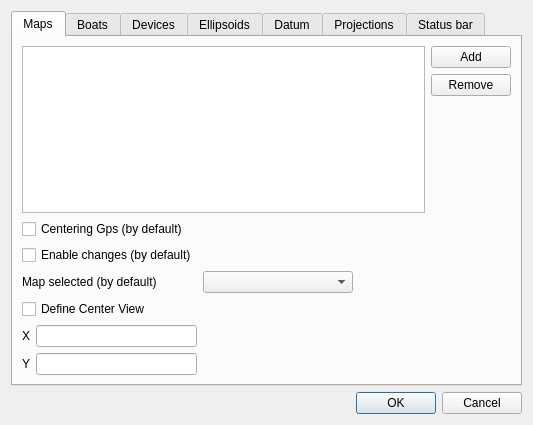
<?xml version="1.0" encoding="UTF-8"?>
<ui version="4.0">
 <class>SettingsDialog</class>
 <widget class="QDialog" name="SettingsDialog">
  <property name="geometry">
   <rect>
    <x>0</x>
    <y>0</y>
    <width>533</width>
    <height>425</height>
   </rect>
  </property>
  <property name="minimumSize">
   <size>
    <width>533</width>
    <height>425</height>
   </size>
  </property>
  <property name="maximumSize">
   <size>
    <width>533</width>
    <height>425</height>
   </size>
  </property>
  <property name="windowTitle">
   <string>Settings</string>
  </property>
  <property name="locale">
   <locale language="English" country="UnitedStates"/>
  </property>
  <layout class="QGridLayout" name="gridLayout_5">
   <item row="2" column="0">
    <widget class="QDialogButtonBox" name="buttonBox">
     <property name="orientation">
      <enum>Qt::Horizontal</enum>
     </property>
     <property name="standardButtons">
      <set>QDialogButtonBox::Cancel|QDialogButtonBox::Ok</set>
     </property>
    </widget>
   </item>
   <item row="1" column="0">
    <widget class="QTabWidget" name="tabWidget">
     <property name="currentIndex">
      <number>0</number>
     </property>
     <widget class="QWidget" name="wMaps">
      <attribute name="title">
       <string>Maps</string>
      </attribute>
      <layout class="QGridLayout" name="gridLayout_6">
       <item row="5" column="2" colspan="2">
        <spacer name="hsMaps2">
         <property name="orientation">
          <enum>Qt::Horizontal</enum>
         </property>
         <property name="sizeHint" stdset="0">
          <size>
           <width>220</width>
           <height>20</height>
          </size>
         </property>
        </spacer>
       </item>
       <item row="1" column="0" colspan="2">
        <widget class="QCheckBox" name="cbMapsCenteringGps">
         <property name="text">
          <string>Centering Gps (by default)</string>
         </property>
        </widget>
       </item>
       <item row="0" column="0" colspan="4">
        <layout class="QGridLayout" name="glMaps">
         <item row="0" column="0" rowspan="3">
          <widget class="QListWidget" name="lMaps"/>
         </item>
         <item row="1" column="1">
          <widget class="QPushButton" name="pbMapRemove">
           <property name="text">
            <string>Remove</string>
           </property>
          </widget>
         </item>
         <item row="2" column="1">
          <spacer name="sMaps">
           <property name="orientation">
            <enum>Qt::Vertical</enum>
           </property>
           <property name="sizeHint" stdset="0">
            <size>
             <width>20</width>
             <height>40</height>
            </size>
           </property>
          </spacer>
         </item>
         <item row="0" column="1">
          <widget class="QPushButton" name="pbMapAdd">
           <property name="text">
            <string>Add</string>
           </property>
          </widget>
         </item>
        </layout>
       </item>
       <item row="3" column="3">
        <spacer name="hsMaps1">
         <property name="orientation">
          <enum>Qt::Horizontal</enum>
         </property>
         <property name="sizeHint" stdset="0">
          <size>
           <width>58</width>
           <height>20</height>
          </size>
         </property>
        </spacer>
       </item>
       <item row="2" column="0" colspan="2">
        <widget class="QCheckBox" name="cbMapsEnableChanges">
         <property name="text">
          <string>Enable changes (by default)</string>
         </property>
        </widget>
       </item>
       <item row="5" column="1">
        <widget class="QLineEdit" name="leMapsCenterViewX"/>
       </item>
       <item row="5" column="0">
        <widget class="QLabel" name="lMapsCenterViewX">
         <property name="text">
          <string>X</string>
         </property>
        </widget>
       </item>
       <item row="3" column="0" colspan="2">
        <widget class="QLabel" name="lMapsDefault">
         <property name="text">
          <string>Map selected (by default)</string>
         </property>
        </widget>
       </item>
       <item row="4" column="0" colspan="2">
        <widget class="QCheckBox" name="cbMapsCenterView">
         <property name="text">
          <string>Define Center View</string>
         </property>
        </widget>
       </item>
       <item row="6" column="1">
        <widget class="QLineEdit" name="leMapsCenterViewY"/>
       </item>
       <item row="6" column="0">
        <widget class="QLabel" name="lMapsCenterViewY">
         <property name="text">
          <string>Y</string>
         </property>
        </widget>
       </item>
       <item row="3" column="2">
        <widget class="QComboBox" name="cbMapsDefault">
         <property name="minimumSize">
          <size>
           <width>150</width>
           <height>0</height>
          </size>
         </property>
        </widget>
       </item>
      </layout>
     </widget>
     <widget class="QWidget" name="wBoats">
      <attribute name="title">
       <string>Boats</string>
      </attribute>
      <layout class="QGridLayout" name="gridLayout_7">
       <item row="0" column="0" rowspan="3">
        <widget class="QListWidget" name="lBoats"/>
       </item>
       <item row="0" column="1">
        <widget class="QPushButton" name="pbBoatAdd">
         <property name="text">
          <string>Add</string>
         </property>
        </widget>
       </item>
       <item row="1" column="1">
        <widget class="QPushButton" name="pbBoatRemove">
         <property name="text">
          <string>Remove</string>
         </property>
        </widget>
       </item>
       <item row="2" column="1">
        <spacer name="verticalSpacer">
         <property name="orientation">
          <enum>Qt::Vertical</enum>
         </property>
         <property name="sizeHint" stdset="0">
          <size>
           <width>20</width>
           <height>323</height>
          </size>
         </property>
        </spacer>
       </item>
      </layout>
     </widget>
     <widget class="QWidget" name="wDevices">
      <attribute name="title">
       <string>Devices</string>
      </attribute>
      <layout class="QGridLayout" name="gridLayout">
       <item row="0" column="2">
        <widget class="QGroupBox" name="gbDevicesSonar">
         <property name="enabled">
          <bool>false</bool>
         </property>
         <property name="title">
          <string>Sounder</string>
         </property>
         <layout class="QGridLayout" name="gridLayout_4">
          <item row="3" column="0">
           <widget class="QLabel" name="lDevicesSonarStopBit">
            <property name="text">
             <string>Stop bit</string>
            </property>
           </widget>
          </item>
          <item row="4" column="0">
           <widget class="QLabel" name="lDevicesSonarParity">
            <property name="text">
             <string>Parity</string>
            </property>
           </widget>
          </item>
          <item row="2" column="1">
           <widget class="QComboBox" name="cbDevicesSonarDataBits"/>
          </item>
          <item row="5" column="0">
           <widget class="QLabel" name="lDevicesSonarFlowControl">
            <property name="text">
             <string>Flow control</string>
            </property>
           </widget>
          </item>
          <item row="0" column="0">
           <widget class="QLabel" name="lDevicesSonarName">
            <property name="text">
             <string>Name</string>
            </property>
           </widget>
          </item>
          <item row="1" column="0">
           <widget class="QLabel" name="lDevicesSonarBauds">
            <property name="text">
             <string>Baudrates</string>
            </property>
           </widget>
          </item>
          <item row="1" column="1">
           <widget class="QComboBox" name="cbDevicesSonarBauds">
            <property name="minimumSize">
             <size>
              <width>100</width>
              <height>0</height>
             </size>
            </property>
           </widget>
          </item>
          <item row="2" column="0">
           <widget class="QLabel" name="lDevicesSonarDataBits">
            <property name="text">
             <string>Data bits</string>
            </property>
           </widget>
          </item>
          <item row="6" column="0" colspan="2">
           <widget class="QCheckBox" name="cbDevicesSonarEnable">
            <property name="text">
             <string>Enable Sounder</string>
            </property>
           </widget>
          </item>
          <item row="0" column="1">
           <widget class="QLineEdit" name="leDevicesSonarName"/>
          </item>
          <item row="3" column="1">
           <widget class="QComboBox" name="cbDevicesSonarStopBit"/>
          </item>
          <item row="4" column="1">
           <widget class="QComboBox" name="cbDevicesSonarParity"/>
          </item>
          <item row="5" column="1">
           <widget class="QComboBox" name="cbDevicesSonarFlowControl"/>
          </item>
         </layout>
        </widget>
       </item>
       <item row="0" column="0" colspan="2">
        <widget class="QGroupBox" name="gbDevicesGps">
         <property name="title">
          <string>Gps</string>
         </property>
         <layout class="QGridLayout" name="gridLayout_2">
          <item row="2" column="0">
           <widget class="QLabel" name="lDevicesGpsDataBits">
            <property name="text">
             <string>Data bits</string>
            </property>
           </widget>
          </item>
          <item row="4" column="0">
           <widget class="QLabel" name="lDevicesGpsParity">
            <property name="text">
             <string>Parity</string>
            </property>
           </widget>
          </item>
          <item row="2" column="1">
           <widget class="QComboBox" name="cbDevicesGpsDataBits"/>
          </item>
          <item row="0" column="0">
           <widget class="QLabel" name="lDevicesGpsName">
            <property name="text">
             <string>Name</string>
            </property>
           </widget>
          </item>
          <item row="0" column="1">
           <widget class="QLineEdit" name="leDevicesGpsName"/>
          </item>
          <item row="6" column="0" colspan="2">
           <widget class="QCheckBox" name="cbDevicesGpsEnable">
            <property name="text">
             <string>Enable GPS</string>
            </property>
           </widget>
          </item>
          <item row="3" column="0">
           <widget class="QLabel" name="lDevicesGpsStopBit">
            <property name="text">
             <string>Stop bit</string>
            </property>
           </widget>
          </item>
          <item row="1" column="0">
           <widget class="QLabel" name="lDevicesGpsBauds">
            <property name="text">
             <string>Baudrates</string>
            </property>
           </widget>
          </item>
          <item row="5" column="0">
           <widget class="QLabel" name="lDevicesGpsFlowControl">
            <property name="text">
             <string>Flow control</string>
            </property>
           </widget>
          </item>
          <item row="1" column="1">
           <widget class="QComboBox" name="cbDevicesGpsBauds">
            <property name="minimumSize">
             <size>
              <width>100</width>
              <height>0</height>
             </size>
            </property>
           </widget>
          </item>
          <item row="3" column="1">
           <widget class="QComboBox" name="cbDevicesGpsStopBit"/>
          </item>
          <item row="4" column="1">
           <widget class="QComboBox" name="cbDevicesGpsParity"/>
          </item>
          <item row="5" column="1">
           <widget class="QComboBox" name="cbDevicesGpsFlowControl"/>
          </item>
         </layout>
        </widget>
       </item>
       <item row="2" column="2">
        <spacer name="vsDevices">
         <property name="orientation">
          <enum>Qt::Vertical</enum>
         </property>
         <property name="sizeHint" stdset="0">
          <size>
           <width>20</width>
           <height>2</height>
          </size>
         </property>
        </spacer>
       </item>
       <item row="1" column="1">
        <widget class="QComboBox" name="cbDevicesProjectionSystem"/>
       </item>
       <item row="1" column="0">
        <widget class="QLabel" name="lDevicesProjection">
         <property name="text">
          <string>Projection :</string>
         </property>
        </widget>
       </item>
      </layout>
     </widget>
     <widget class="QWidget" name="wEllipsoides">
      <attribute name="title">
       <string>Ellipsoids</string>
      </attribute>
      <layout class="QGridLayout" name="gridLayout_28">
       <item row="0" column="0" colspan="4">
        <widget class="QGroupBox" name="gbEllNames">
         <property name="maximumSize">
          <size>
           <width>16777215</width>
           <height>240</height>
          </size>
         </property>
         <property name="title">
          <string>Ellipsoids names</string>
         </property>
         <layout class="QGridLayout" name="gridLayout_9">
          <item row="0" column="0" rowspan="2">
           <widget class="QListWidget" name="lwEllNames"/>
          </item>
         </layout>
        </widget>
       </item>
       <item row="1" column="0" colspan="2">
        <widget class="QLabel" name="lEllSemiMajorAxis">
         <property name="text">
          <string>Semi-major axis A(m)</string>
         </property>
        </widget>
       </item>
       <item row="1" column="2">
        <widget class="QDoubleSpinBox" name="dsEllSemiMajorAxis">
         <property name="minimumSize">
          <size>
           <width>180</width>
           <height>0</height>
          </size>
         </property>
         <property name="decimals">
          <number>4</number>
         </property>
         <property name="minimum">
          <double>-100000000.000000000000000</double>
         </property>
         <property name="maximum">
          <double>100000000.000000000000000</double>
         </property>
        </widget>
       </item>
       <item row="1" column="3">
        <spacer name="hsEll">
         <property name="orientation">
          <enum>Qt::Horizontal</enum>
         </property>
         <property name="sizeHint" stdset="0">
          <size>
           <width>124</width>
           <height>20</height>
          </size>
         </property>
        </spacer>
       </item>
       <item row="2" column="0">
        <widget class="QLabel" name="lEllSemiMinorAxis">
         <property name="text">
          <string>Semi-minor axis B(m)</string>
         </property>
        </widget>
       </item>
       <item row="2" column="2">
        <widget class="QDoubleSpinBox" name="dsEllSemiMinorAxis">
         <property name="decimals">
          <number>4</number>
         </property>
         <property name="minimum">
          <double>-100000000.000000000000000</double>
         </property>
         <property name="maximum">
          <double>100000000.000000000000000</double>
         </property>
        </widget>
       </item>
       <item row="3" column="2">
        <spacer name="vsEll">
         <property name="orientation">
          <enum>Qt::Vertical</enum>
         </property>
         <property name="sizeHint" stdset="0">
          <size>
           <width>20</width>
           <height>3</height>
          </size>
         </property>
        </spacer>
       </item>
      </layout>
     </widget>
     <widget class="QWidget" name="wDatums">
      <attribute name="title">
       <string>Datum</string>
      </attribute>
      <layout class="QGridLayout" name="gridLayout_3">
       <item row="1" column="0" colspan="2">
        <widget class="QLabel" name="lDatEll">
         <property name="text">
          <string>Reference ellipsoid :</string>
         </property>
        </widget>
       </item>
       <item row="1" column="2">
        <widget class="QComboBox" name="cbDatEll">
         <property name="minimumSize">
          <size>
           <width>180</width>
           <height>0</height>
          </size>
         </property>
        </widget>
       </item>
       <item row="2" column="0" colspan="2">
        <widget class="QGroupBox" name="lDatTranslation">
         <property name="minimumSize">
          <size>
           <width>140</width>
           <height>0</height>
          </size>
         </property>
         <property name="maximumSize">
          <size>
           <width>140</width>
           <height>16777215</height>
          </size>
         </property>
         <property name="title">
          <string>Translation (WGS84)</string>
         </property>
         <layout class="QGridLayout" name="gridLayout_24">
          <item row="0" column="0">
           <widget class="QLabel" name="lDatTranslationX">
            <property name="text">
             <string>X</string>
            </property>
           </widget>
          </item>
          <item row="1" column="0">
           <widget class="QLabel" name="lDatTranslationY">
            <property name="text">
             <string>Y</string>
            </property>
           </widget>
          </item>
          <item row="2" column="0">
           <widget class="QLabel" name="lDatTranslationZ">
            <property name="text">
             <string>Z</string>
            </property>
           </widget>
          </item>
          <item row="0" column="1">
           <widget class="QSpinBox" name="spDatTranslationX">
            <property name="minimum">
             <number>-10000</number>
            </property>
            <property name="maximum">
             <number>10000</number>
            </property>
           </widget>
          </item>
          <item row="1" column="1">
           <widget class="QSpinBox" name="spDatTranslationY">
            <property name="minimum">
             <number>-10000</number>
            </property>
            <property name="maximum">
             <number>10000</number>
            </property>
           </widget>
          </item>
          <item row="2" column="1">
           <widget class="QSpinBox" name="spDatTranslationZ">
            <property name="minimum">
             <number>-10000</number>
            </property>
            <property name="maximum">
             <number>10000</number>
            </property>
           </widget>
          </item>
         </layout>
        </widget>
       </item>
       <item row="2" column="2">
        <widget class="QGroupBox" name="lDatRotation">
         <property name="minimumSize">
          <size>
           <width>140</width>
           <height>0</height>
          </size>
         </property>
         <property name="maximumSize">
          <size>
           <width>140</width>
           <height>16777215</height>
          </size>
         </property>
         <property name="title">
          <string>Rotation (WGS84)</string>
         </property>
         <layout class="QGridLayout" name="gridLayout_25">
          <item row="0" column="0">
           <widget class="QLabel" name="lDatRotationX">
            <property name="text">
             <string>X</string>
            </property>
           </widget>
          </item>
          <item row="1" column="0">
           <widget class="QLabel" name="lDatRotationY">
            <property name="text">
             <string>Y</string>
            </property>
           </widget>
          </item>
          <item row="2" column="0">
           <widget class="QLabel" name="lDatRotationZ">
            <property name="text">
             <string>Z</string>
            </property>
           </widget>
          </item>
          <item row="0" column="1">
           <widget class="QSpinBox" name="spDatRotationX">
            <property name="minimum">
             <number>-10000</number>
            </property>
            <property name="maximum">
             <number>10000</number>
            </property>
           </widget>
          </item>
          <item row="1" column="1">
           <widget class="QSpinBox" name="spDatRotationY">
            <property name="minimum">
             <number>-10000</number>
            </property>
            <property name="maximum">
             <number>10000</number>
            </property>
           </widget>
          </item>
          <item row="2" column="1">
           <widget class="QSpinBox" name="spDatRotationZ">
            <property name="minimum">
             <number>-10000</number>
            </property>
            <property name="maximum">
             <number>10000</number>
            </property>
           </widget>
          </item>
         </layout>
        </widget>
       </item>
       <item row="0" column="0" colspan="4">
        <widget class="QGroupBox" name="lDatNames">
         <property name="maximumSize">
          <size>
           <width>16777215</width>
           <height>240</height>
          </size>
         </property>
         <property name="title">
          <string>Datums names</string>
         </property>
         <layout class="QGridLayout" name="gridLayout_26">
          <item row="0" column="0" rowspan="2">
           <widget class="QListWidget" name="lwDatNames"/>
          </item>
         </layout>
        </widget>
       </item>
       <item row="3" column="0">
        <widget class="QLabel" name="lDatSf">
         <property name="text">
          <string>Scale factor :</string>
         </property>
        </widget>
       </item>
       <item row="3" column="1">
        <widget class="QSpinBox" name="spDatSf">
         <property name="maximum">
          <number>10000</number>
         </property>
         <property name="value">
          <number>0</number>
         </property>
        </widget>
       </item>
      </layout>
     </widget>
     <widget class="QWidget" name="wProjections">
      <attribute name="title">
       <string>Projections</string>
      </attribute>
      <layout class="QGridLayout" name="gridLayout_10">
       <item row="0" column="0" colspan="5">
        <widget class="QGroupBox" name="gbProNames">
         <property name="title">
          <string>Projections names</string>
         </property>
         <layout class="QGridLayout" name="gridLayout_14">
          <item row="0" column="0" rowspan="2">
           <widget class="QListWidget" name="lwProNames"/>
          </item>
         </layout>
        </widget>
       </item>
       <item row="1" column="0">
        <widget class="QLabel" name="lProDatum">
         <property name="text">
          <string>Datum</string>
         </property>
        </widget>
       </item>
       <item row="1" column="1" colspan="3">
        <widget class="QComboBox" name="cbProDatum">
         <property name="minimumSize">
          <size>
           <width>180</width>
           <height>0</height>
          </size>
         </property>
        </widget>
       </item>
       <item row="2" column="0" colspan="3">
        <widget class="QLabel" name="lProN">
         <property name="text">
          <string>Exponent of the projection (n) :</string>
         </property>
        </widget>
       </item>
       <item row="2" column="3">
        <widget class="QDoubleSpinBox" name="dsProN">
         <property name="minimumSize">
          <size>
           <width>180</width>
           <height>0</height>
          </size>
         </property>
         <property name="decimals">
          <number>12</number>
         </property>
         <property name="minimum">
          <double>-100000000.000000000000000</double>
         </property>
         <property name="maximum">
          <double>100000000.000000000000000</double>
         </property>
        </widget>
       </item>
       <item row="2" column="4">
        <spacer name="hsPro">
         <property name="orientation">
          <enum>Qt::Horizontal</enum>
         </property>
         <property name="sizeHint" stdset="0">
          <size>
           <width>132</width>
           <height>20</height>
          </size>
         </property>
        </spacer>
       </item>
       <item row="3" column="0" colspan="3">
        <widget class="QLabel" name="lProC">
         <property name="text">
          <string>Constant of the projection (c)</string>
         </property>
        </widget>
       </item>
       <item row="3" column="3">
        <widget class="QDoubleSpinBox" name="dsProC">
         <property name="minimumSize">
          <size>
           <width>180</width>
           <height>0</height>
          </size>
         </property>
         <property name="decimals">
          <number>12</number>
         </property>
         <property name="minimum">
          <double>-100000000.000000000000000</double>
         </property>
         <property name="maximum">
          <double>100000000.000000000000000</double>
         </property>
        </widget>
       </item>
       <item row="4" column="0" colspan="2">
        <widget class="QLabel" name="lProL0">
         <property name="text">
          <string>Longitude origin :</string>
         </property>
        </widget>
       </item>
       <item row="4" column="3">
        <widget class="QDoubleSpinBox" name="dsProL0">
         <property name="minimumSize">
          <size>
           <width>180</width>
           <height>0</height>
          </size>
         </property>
         <property name="decimals">
          <number>12</number>
         </property>
         <property name="minimum">
          <double>-100000000.000000000000000</double>
         </property>
         <property name="maximum">
          <double>100000000.000000000000000</double>
         </property>
        </widget>
       </item>
       <item row="5" column="0" colspan="4">
        <widget class="QGroupBox" name="gbProCoor0">
         <property name="title">
          <string>Coordinates of the pole projection</string>
         </property>
         <layout class="QGridLayout" name="gridLayout_15">
          <item row="0" column="0">
           <widget class="QLabel" name="lProXs">
            <property name="text">
             <string>X</string>
            </property>
           </widget>
          </item>
          <item row="0" column="1">
           <widget class="QDoubleSpinBox" name="dsProXs">
            <property name="minimumSize">
             <size>
              <width>180</width>
              <height>0</height>
             </size>
            </property>
            <property name="decimals">
             <number>12</number>
            </property>
            <property name="minimum">
             <double>-100000000.000000000000000</double>
            </property>
            <property name="maximum">
             <double>100000000.000000000000000</double>
            </property>
           </widget>
          </item>
          <item row="1" column="0">
           <widget class="QLabel" name="lProYs">
            <property name="text">
             <string>Y</string>
            </property>
           </widget>
          </item>
          <item row="1" column="1">
           <widget class="QDoubleSpinBox" name="dsProYs">
            <property name="decimals">
             <number>12</number>
            </property>
            <property name="minimum">
             <double>-100000000.000000000000000</double>
            </property>
            <property name="maximum">
             <double>100000000.000000000000000</double>
            </property>
           </widget>
          </item>
         </layout>
        </widget>
       </item>
       <item row="6" column="2">
        <spacer name="vsPro">
         <property name="orientation">
          <enum>Qt::Vertical</enum>
         </property>
         <property name="sizeHint" stdset="0">
          <size>
           <width>20</width>
           <height>202</height>
          </size>
         </property>
        </spacer>
       </item>
      </layout>
     </widget>
     <widget class="QWidget" name="wStatus">
      <attribute name="title">
       <string>Status bar</string>
      </attribute>
      <layout class="QGridLayout" name="gridLayout_8">
       <item row="0" column="0">
        <widget class="QLabel" name="lStatusProjection">
         <property name="text">
          <string>Projection</string>
         </property>
        </widget>
       </item>
       <item row="0" column="1">
        <widget class="QComboBox" name="cbStatusProjection">
         <property name="minimumSize">
          <size>
           <width>120</width>
           <height>0</height>
          </size>
         </property>
        </widget>
       </item>
       <item row="0" column="2">
        <spacer name="hsStatus">
         <property name="orientation">
          <enum>Qt::Horizontal</enum>
         </property>
         <property name="sizeHint" stdset="0">
          <size>
           <width>267</width>
           <height>20</height>
          </size>
         </property>
        </spacer>
       </item>
       <item row="1" column="0">
        <widget class="QLabel" name="lStatusFormatGps">
         <property name="text">
          <string>Format GPS</string>
         </property>
        </widget>
       </item>
       <item row="1" column="1">
        <widget class="QComboBox" name="cbStatusFormatGps"/>
       </item>
       <item row="2" column="1">
        <spacer name="vsStatus">
         <property name="orientation">
          <enum>Qt::Vertical</enum>
         </property>
         <property name="sizeHint" stdset="0">
          <size>
           <width>20</width>
           <height>323</height>
          </size>
         </property>
        </spacer>
       </item>
      </layout>
     </widget>
    </widget>
   </item>
  </layout>
 </widget>
 <tabstops>
  <tabstop>lMaps</tabstop>
  <tabstop>pbMapAdd</tabstop>
  <tabstop>pbMapRemove</tabstop>
  <tabstop>cbMapsCenteringGps</tabstop>
  <tabstop>cbMapsEnableChanges</tabstop>
  <tabstop>cbMapsCenterView</tabstop>
  <tabstop>leMapsCenterViewX</tabstop>
  <tabstop>leMapsCenterViewY</tabstop>
  <tabstop>cbDevicesGpsBauds</tabstop>
  <tabstop>cbDevicesGpsEnable</tabstop>
  <tabstop>cbDevicesSonarBauds</tabstop>
  <tabstop>cbDevicesSonarEnable</tabstop>
  <tabstop>cbDevicesProjectionSystem</tabstop>
  <tabstop>lwEllNames</tabstop>
  <tabstop>dsEllSemiMajorAxis</tabstop>
  <tabstop>dsEllSemiMinorAxis</tabstop>
  <tabstop>lwDatNames</tabstop>
  <tabstop>cbDatEll</tabstop>
  <tabstop>spDatTranslationX</tabstop>
  <tabstop>spDatTranslationY</tabstop>
  <tabstop>spDatTranslationZ</tabstop>
  <tabstop>spDatRotationX</tabstop>
  <tabstop>spDatRotationY</tabstop>
  <tabstop>spDatRotationZ</tabstop>
  <tabstop>spDatSf</tabstop>
  <tabstop>lwProNames</tabstop>
  <tabstop>cbProDatum</tabstop>
  <tabstop>dsProN</tabstop>
  <tabstop>dsProC</tabstop>
  <tabstop>dsProL0</tabstop>
  <tabstop>dsProXs</tabstop>
  <tabstop>dsProYs</tabstop>
  <tabstop>buttonBox</tabstop>
 </tabstops>
 <resources/>
 <connections>
  <connection>
   <sender>buttonBox</sender>
   <signal>accepted()</signal>
   <receiver>SettingsDialog</receiver>
   <slot>onAcceptEvent()</slot>
   <hints>
    <hint type="sourcelabel">
     <x>228</x>
     <y>484</y>
    </hint>
    <hint type="destinationlabel">
     <x>196</x>
     <y>156</y>
    </hint>
   </hints>
  </connection>
  <connection>
   <sender>buttonBox</sender>
   <signal>rejected()</signal>
   <receiver>SettingsDialog</receiver>
   <slot>onRejectEvent()</slot>
   <hints>
    <hint type="sourcelabel">
     <x>228</x>
     <y>484</y>
    </hint>
    <hint type="destinationlabel">
     <x>196</x>
     <y>156</y>
    </hint>
   </hints>
  </connection>
  <connection>
   <sender>pbBoatAdd</sender>
   <signal>clicked()</signal>
   <receiver>SettingsDialog</receiver>
   <slot>onBoatAddEvent()</slot>
   <hints>
    <hint type="sourcelabel">
     <x>450</x>
     <y>62</y>
    </hint>
    <hint type="destinationlabel">
     <x>518</x>
     <y>140</y>
    </hint>
   </hints>
  </connection>
  <connection>
   <sender>pbBoatRemove</sender>
   <signal>clicked()</signal>
   <receiver>SettingsDialog</receiver>
   <slot>onBoatRemoveEvent()</slot>
   <hints>
    <hint type="sourcelabel">
     <x>468</x>
     <y>94</y>
    </hint>
    <hint type="destinationlabel">
     <x>519</x>
     <y>188</y>
    </hint>
   </hints>
  </connection>
  <connection>
   <sender>lwProNames</sender>
   <signal>currentTextChanged(QString)</signal>
   <receiver>SettingsDialog</receiver>
   <slot>onProChangeEvent()</slot>
   <hints>
    <hint type="sourcelabel">
     <x>96</x>
     <y>62</y>
    </hint>
    <hint type="destinationlabel">
     <x>392</x>
     <y>39</y>
    </hint>
   </hints>
  </connection>
  <connection>
   <sender>lwEllNames</sender>
   <signal>currentTextChanged(QString)</signal>
   <receiver>SettingsDialog</receiver>
   <slot>onEllChangeEvent()</slot>
   <hints>
    <hint type="sourcelabel">
     <x>96</x>
     <y>62</y>
    </hint>
    <hint type="destinationlabel">
     <x>333</x>
     <y>-7</y>
    </hint>
   </hints>
  </connection>
  <connection>
   <sender>pbMapAdd</sender>
   <signal>clicked()</signal>
   <receiver>SettingsDialog</receiver>
   <slot>onMapAddEvent()</slot>
   <hints>
    <hint type="sourcelabel">
     <x>500</x>
     <y>76</y>
    </hint>
    <hint type="destinationlabel">
     <x>196</x>
     <y>156</y>
    </hint>
   </hints>
  </connection>
  <connection>
   <sender>cbMapsCenterView</sender>
   <signal>clicked(bool)</signal>
   <receiver>SettingsDialog</receiver>
   <slot>onMapsCenterViewEvent(bool)</slot>
   <hints>
    <hint type="sourcelabel">
     <x>119</x>
     <y>374</y>
    </hint>
    <hint type="destinationlabel">
     <x>6</x>
     <y>392</y>
    </hint>
   </hints>
  </connection>
  <connection>
   <sender>pbMapRemove</sender>
   <signal>clicked()</signal>
   <receiver>SettingsDialog</receiver>
   <slot>onMapRemoveEvent()</slot>
   <hints>
    <hint type="sourcelabel">
     <x>500</x>
     <y>109</y>
    </hint>
    <hint type="destinationlabel">
     <x>196</x>
     <y>156</y>
    </hint>
   </hints>
  </connection>
  <connection>
   <sender>lwDatNames</sender>
   <signal>currentTextChanged(QString)</signal>
   <receiver>SettingsDialog</receiver>
   <slot>onDatChangeEvent()</slot>
   <hints>
    <hint type="sourcelabel">
     <x>96</x>
     <y>62</y>
    </hint>
    <hint type="destinationlabel">
     <x>432</x>
     <y>273</y>
    </hint>
   </hints>
  </connection>
 </connections>
 <slots>
  <slot>onMapAddEvent()</slot>
  <slot>onMapRemoveEvent()</slot>
  <slot>onIconAddEvent()</slot>
  <slot>onIconRemoveEvent()</slot>
  <slot>onAcceptEvent()</slot>
  <slot>onRejectEvent()</slot>
  <slot>onDatabaseSelectEvent()</slot>
  <slot>onDatabaseNewEvent()</slot>
  <slot>onMapsCenterViewEvent(bool)</slot>
  <slot>onProChangeEvent()</slot>
  <slot>onEllChangeEvent()</slot>
  <slot>onDatChangeEvent()</slot>
  <slot>onBoatSelectEvent()</slot>
  <slot>onBoatAddEvent()</slot>
  <slot>onBoatRemoveEvent()</slot>
 </slots>
</ui>
